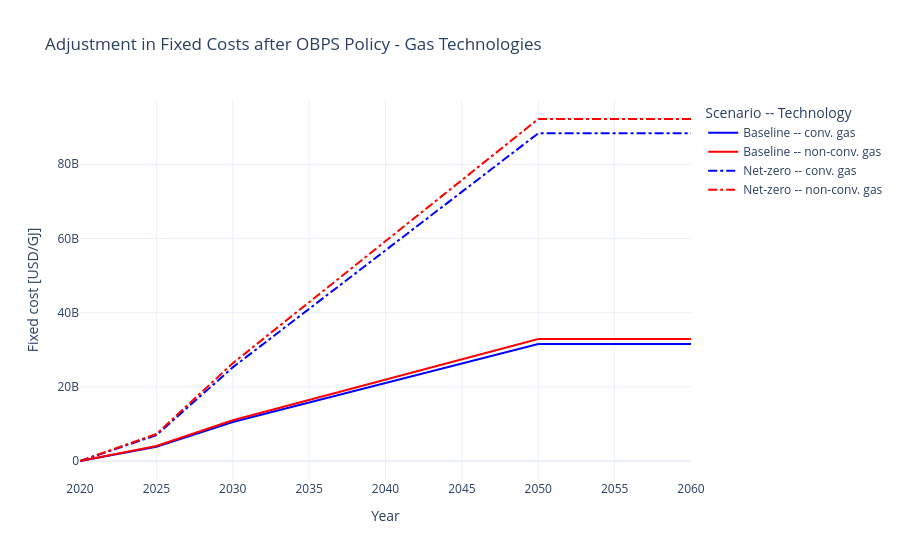

Here is the notebook cell this chart was saved with:
### Code cell
# Plotting
import matplotlib.pyplot as plt
import plotly.graph_objects as go
from matplotlib import colormaps
from functools import reduce

colormap = list(colormaps)


plt.figure(figsize=(12, 8))
conversion_factor = 8.76 * 3.6 * 10e6 / 3

# Initialize an empty DataFrame to store the results
result_list = []
handles = []

for tech in tech_dict_gas.keys():
	# Filter the merged dataframe for each technology
	tech_df = merged_df[merged_df['technology'] == tech]
	
	# Add this tech's data to the result df
	result_list.append(tech_df)

result_df = reduce(lambda x,y: pd.concat([x,y]), result_list)
result_df["technology"] = [tech_dict_gas[tech] for tech in result_df['technology'].values]


baseline_df = result_df.groupby(['technology', 'year_act'])['value_2'].sum().reset_index()
netzero_df = result_df.groupby(['technology', 'year_act'])['value'].sum().reset_index()

##########################################################################################
fig = go.Figure()

# Iterate through each unique technology

for tech in baseline_df["technology"].unique():
    data = baseline_df[baseline_df["technology"] == tech]
    fig.add_trace(go.Scatter(x=data["year_act"],
                            y=data.iloc[:,-1] * conversion_factor,
                            mode="lines",
                            line={"dash": "solid", "color": tech_colors[tech]},
                            name=f"Baseline -- {tech}"))

for tech in netzero_df["technology"].unique():
    data = netzero_df[netzero_df["technology"] == tech]
    fig.add_trace(go.Scatter(x=data["year_act"],
                            y=data.iloc[:,-1] * conversion_factor,
                            mode="lines",
                            line={"dash": "dashdot", "color": tech_colors[tech]},
                            name=f"Net-zero -- {tech}"))

fig.update_layout(title='Adjustment in Fixed Costs after OBPS Policy - Gas Technologies',
                  xaxis_title='Year',
                  yaxis_title='Fixed cost [USD/GJ]',
                  legend_title='Scenario -- Technology',
                  template='plotly_white')
fig.show()

fig.write_image("Plot.png")
# Plot each technology's values from the three dataframes

### Figure 1 — Plotly figure (JSON) as saved in the notebook; plotly's stock layout.template omitted (floating-point values rounded to 4 significant figures)
{"data": [{"line": {"color": "blue", "dash": "solid"}, "mode": "lines", "name": "Baseline -- conv. gas", "type": "scatter", "x": [2020, 2025, 2030, 2035, 2040, 2045, 2050, 2055, 2060], "y": [0, 3863000000.0, 10510000000.0, 15760000000.0, 21020000000.0, 26270000000.0, 31520000000.0, 31520000000.0, 31520000000.0]}, {"line": {"color": "red", "dash": "solid"}, "mode": "lines", "name": "Baseline -- non-conv. gas", "type": "scatter", "x": [2020, 2025, 2030, 2035, 2040, 2045, 2050, 2055, 2060], "y": [0, 4032000000.0, 10970000000.0, 16450000000.0, 21930000000.0, 27420000000.0, 32900000000.0, 32900000000.0, 32900000000.0]}, {"line": {"color": "blue", "dash": "dashdot"}, "mode": "lines", "name": "Net-zero -- conv. gas", "type": "scatter", "x": [2020, 2025, 2030, 2035, 2040, 2045, 2050, 2055, 2060], "y": [0, 6961000000.0, 25240000000.0, 41020000000.0, 56800000000.0, 72570000000.0, 88350000000.0, 88350000000.0, 88350000000.0]}, {"line": {"color": "red", "dash": "dashdot"}, "mode": "lines", "name": "Net-zero -- non-conv. gas", "type": "scatter", "x": [2020, 2025, 2030, 2035, 2040, 2045, 2050, 2055, 2060], "y": [0, 7264000000.0, 26350000000.0, 42810000000.0, 59280000000.0, 75740000000.0, 92210000000.0, 92210000000.0, 92210000000.0]}], "layout": {"legend": {"title": {"text": "Scenario -- Technology"}}, "title": {"text": "Adjustment in Fixed Costs after OBPS Policy - Gas Technologies"}, "xaxis": {"title": {"text": "Year"}}, "yaxis": {"title": {"text": "Fixed cost [USD/GJ]"}}}}
